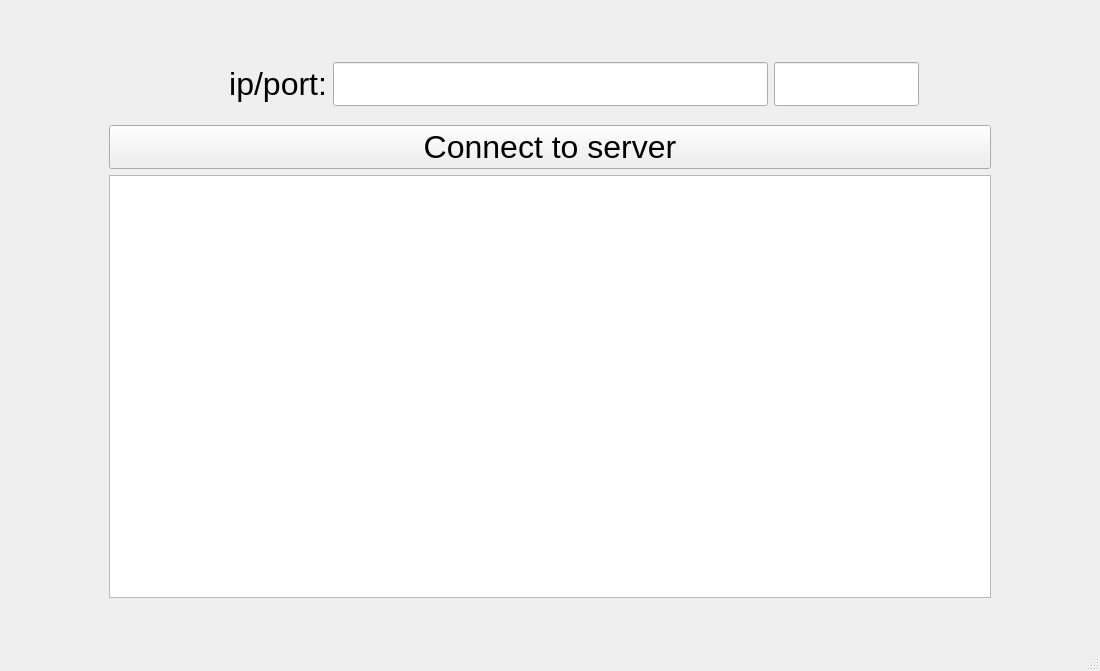
<?xml version="1.0" encoding="UTF-8"?>
<ui version="4.0">
    <class>MainWindow</class>
    <widget class="QMainWindow" name="MainWindow">
        <property name="geometry">
            <rect>
                <x>0</x>
                <y>0</y>
                <width>1100</width>
                <height>671</height>
            </rect>
        </property>
        <property name="windowTitle">
            <string>MainWindow</string>
        </property>
        <widget class="QWidget" name="centralwidget">
            <layout class="QVBoxLayout" name="verticalLayout" stretch="1,7">
                <property name="spacing">
                    <number>6</number>
                </property>
                <property name="sizeConstraint">
                    <enum>QLayout::SetDefaultConstraint</enum>
                </property>
                <property name="leftMargin">
                    <number>100</number>
                </property>
                <property name="topMargin">
                    <number>50</number>
                </property>
                <property name="rightMargin">
                    <number>100</number>
                </property>
                <property name="bottomMargin">
                    <number>50</number>
                </property>
                <item>
                    <widget class="QWidget" name="widget" native="true">
                        <layout class="QHBoxLayout" name="horizontalLayout" stretch="1,2,6,2,1">
                            <property name="topMargin">
                                <number>1</number>
                            </property>
                            <property name="bottomMargin">
                                <number>1</number>
                            </property>
                            <item>
                                <spacer name="horizontalSpacer_2">
                                    <property name="orientation">
                                        <enum>Qt::Horizontal</enum>
                                    </property>
                                    <property name="sizeHint" stdset="0">
                                        <size>
                                            <width>40</width>
                                            <height>20</height>
                                        </size>
                                    </property>
                                </spacer>
                            </item>
                            <item>
                                <widget class="QLabel" name="label">
                                    <property name="font">
                                        <font>
                                            <pointsize>24</pointsize>
                                        </font>
                                    </property>
                                    <property name="text">
                                        <string>ip/port:</string>
                                    </property>
                                    <property name="alignment">
                                        <set>Qt::AlignRight|Qt::AlignTrailing|Qt::AlignVCenter</set>
                                    </property>
                                </widget>
                            </item>
                            <item>
                                <widget class="QLineEdit" name="ip">
                                    <property name="font">
                                        <font>
                                            <pointsize>24</pointsize>
                                        </font>
                                    </property>
                                    <property name="text">
                                        <string/>
                                    </property>
                                    <property name="alignment">
                                        <set>Qt::AlignLeading|Qt::AlignLeft|Qt::AlignVCenter</set>
                                    </property>
                                </widget>
                            </item>
                            <item>
                                <widget class="QLineEdit" name="port">
                                    <property name="font">
                                        <font>
                                            <pointsize>24</pointsize>
                                        </font>
                                    </property>
                                    <property name="text">
                                        <string/>
                                    </property>
                                    <property name="alignment">
                                        <set>Qt::AlignLeading|Qt::AlignLeft|Qt::AlignVCenter</set>
                                    </property>
                                </widget>
                            </item>
                            <item>
                                <spacer name="horizontalSpacer">
                                    <property name="orientation">
                                        <enum>Qt::Horizontal</enum>
                                    </property>
                                    <property name="sizeHint" stdset="0">
                                        <size>
                                            <width>40</width>
                                            <height>20</height>
                                        </size>
                                    </property>
                                </spacer>
                            </item>
                        </layout>
                    </widget>
                </item>
                <item>
                    <widget class="QWidget" name="widget_2" native="true">
                        <layout class="QVBoxLayout" name="verticalLayout_2">
                            <property name="topMargin">
                                <number>1</number>
                            </property>
                            <property name="bottomMargin">
                                <number>1</number>
                            </property>
                            <item>
                                <widget class="QPushButton" name="connectToServer">
                                    <property name="sizePolicy">
                                        <sizepolicy hsizetype="Minimum" vsizetype="Fixed">
                                            <horstretch>0</horstretch>
                                            <verstretch>0</verstretch>
                                        </sizepolicy>
                                    </property>
                                    <property name="sizeIncrement">
                                        <size>
                                            <width>0</width>
                                            <height>0</height>
                                        </size>
                                    </property>
                                    <property name="baseSize">
                                        <size>
                                            <width>0</width>
                                            <height>0</height>
                                        </size>
                                    </property>
                                    <property name="font">
                                        <font>
                                            <pointsize>24</pointsize>
                                        </font>
                                    </property>
                                    <property name="mouseTracking">
                                        <bool>false</bool>
                                    </property>
                                    <property name="text">
                                        <string>Connect to server</string>
                                    </property>
                                </widget>
                            </item>
                            <item>
                                <widget class="QTextBrowser" name="debugOutput">
                                    <property name="enabled">
                                        <bool>true</bool>
                                    </property>
                                    <property name="font">
                                        <font>
                                            <pointsize>24</pointsize>
                                        </font>
                                    </property>
                                </widget>
                            </item>
                        </layout>
                    </widget>
                </item>
            </layout>
        </widget>
        <widget class="QMenuBar" name="menubar">
            <property name="geometry">
                <rect>
                    <x>0</x>
                    <y>0</y>
                    <width>1100</width>
                    <height>22</height>
                </rect>
            </property>
        </widget>
        <widget class="QStatusBar" name="statusbar"/>
    </widget>
    <resources/>
    <connections/>
</ui>
